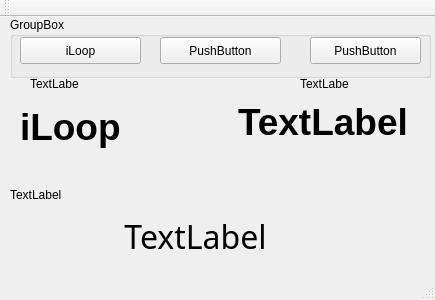
<?xml version="1.0" encoding="UTF-8"?>
<ui version="4.0">
 <class>MainWindow</class>
 <widget class="QMainWindow" name="MainWindow">
  <property name="geometry">
   <rect>
    <x>0</x>
    <y>0</y>
    <width>435</width>
    <height>300</height>
   </rect>
  </property>
  <property name="windowTitle">
   <string>MainWindow</string>
  </property>
  <widget class="QWidget" name="centralWidget">
   <widget class="QGroupBox" name="groupBox">
    <property name="geometry">
     <rect>
      <x>10</x>
      <y>0</y>
      <width>421</width>
      <height>61</height>
     </rect>
    </property>
    <property name="title">
     <string>GroupBox</string>
    </property>
    <widget class="QPushButton" name="pushButton">
     <property name="geometry">
      <rect>
       <x>10</x>
       <y>20</y>
       <width>121</width>
       <height>27</height>
      </rect>
     </property>
     <property name="text">
      <string>iLoop</string>
     </property>
    </widget>
    <widget class="QPushButton" name="pushButton_2">
     <property name="geometry">
      <rect>
       <x>150</x>
       <y>20</y>
       <width>121</width>
       <height>27</height>
      </rect>
     </property>
     <property name="text">
      <string>PushButton</string>
     </property>
    </widget>
    <widget class="QPushButton" name="pushButton_3">
     <property name="geometry">
      <rect>
       <x>300</x>
       <y>20</y>
       <width>111</width>
       <height>27</height>
      </rect>
     </property>
     <property name="text">
      <string>PushButton</string>
     </property>
    </widget>
   </widget>
   <widget class="QLabel" name="label_3">
    <property name="geometry">
     <rect>
      <x>10</x>
      <y>170</y>
      <width>371</width>
      <height>16</height>
     </rect>
    </property>
    <property name="text">
     <string>TextLabel</string>
    </property>
   </widget>
   <widget class="QLabel" name="label_4">
    <property name="geometry">
     <rect>
      <x>10</x>
      <y>199</y>
      <width>371</width>
      <height>41</height>
     </rect>
    </property>
    <property name="font">
     <font>
      <family>Sans Serif</family>
      <pointsize>24</pointsize>
     </font>
    </property>
    <property name="text">
     <string>TextLabel</string>
    </property>
    <property name="alignment">
     <set>Qt::AlignCenter</set>
    </property>
   </widget>
   <widget class="QLabel" name="label">
    <property name="geometry">
     <rect>
      <x>30</x>
      <y>60</y>
      <width>49</width>
      <height>14</height>
     </rect>
    </property>
    <property name="text">
     <string>TextLabel</string>
    </property>
   </widget>
   <widget class="QLabel" name="label_2">
    <property name="geometry">
     <rect>
      <x>300</x>
      <y>60</y>
      <width>49</width>
      <height>14</height>
     </rect>
    </property>
    <property name="text">
     <string>TextLabel</string>
    </property>
   </widget>
   <widget class="QLabel" name="label_5">
    <property name="geometry">
     <rect>
      <x>20</x>
      <y>79</y>
      <width>181</width>
      <height>61</height>
     </rect>
    </property>
    <property name="font">
     <font>
      <pointsize>28</pointsize>
      <weight>75</weight>
      <bold>true</bold>
     </font>
    </property>
    <property name="text">
     <string>iLoop</string>
    </property>
   </widget>
   <widget class="QLabel" name="label_6">
    <property name="geometry">
     <rect>
      <x>238</x>
      <y>79</y>
      <width>181</width>
      <height>51</height>
     </rect>
    </property>
    <property name="font">
     <font>
      <pointsize>28</pointsize>
      <weight>75</weight>
      <bold>true</bold>
     </font>
    </property>
    <property name="text">
     <string>TextLabel</string>
    </property>
   </widget>
  </widget>
  <widget class="QMenuBar" name="menuBar">
   <property name="geometry">
    <rect>
     <x>0</x>
     <y>0</y>
     <width>435</width>
     <height>22</height>
    </rect>
   </property>
  </widget>
  <widget class="QToolBar" name="mainToolBar">
   <attribute name="toolBarArea">
    <enum>TopToolBarArea</enum>
   </attribute>
   <attribute name="toolBarBreak">
    <bool>false</bool>
   </attribute>
  </widget>
  <widget class="QStatusBar" name="statusBar"/>
 </widget>
 <layoutdefault spacing="6" margin="11"/>
 <resources/>
 <connections>
  <connection>
   <sender>pushButton</sender>
   <signal>clicked()</signal>
   <receiver>label_2</receiver>
   <slot>update()</slot>
   <hints>
    <hint type="sourcelabel">
     <x>80</x>
     <y>68</y>
    </hint>
    <hint type="destinationlabel">
     <x>324</x>
     <y>101</y>
    </hint>
   </hints>
  </connection>
 </connections>
</ui>
